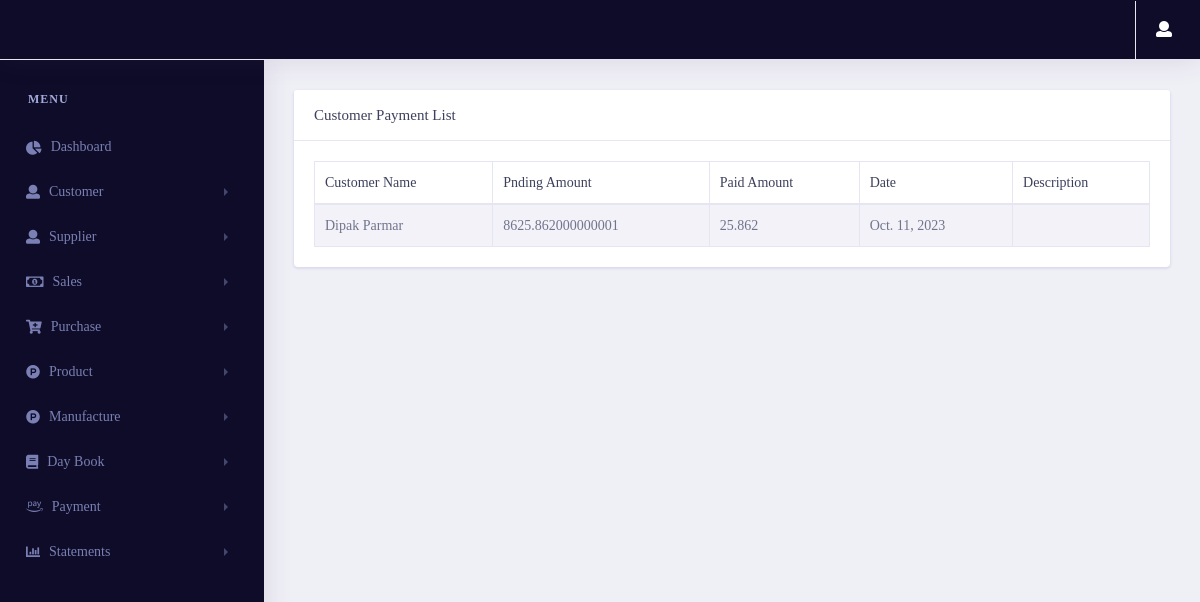
The app's page /statement/customer_payment_list/ (signed in) with its own data.
### payments/models.py (models this page shows, shortened)
class customerpay_gst(models.Model):
    customer_name = models.ForeignKey(Customer_gst , on_delete=models.CASCADE)
    pending_amount = models.FloatField()
    paid_amount = models.FloatField()
    round_off = models.FloatField()
    date = models.DateField(auto_now_add=True)
    Description = models.CharField(max_length=100,blank=True,null=True,default="Cash on Hand")
    id = models.UUIDField(default=uuid.uuid4 , unique=True , primary_key=True , editable=False)

### customer/models.py (models this page shows)
class Customer_gst(models.Model):
    customerid = models.CharField(max_length=10, null=True, blank=True)
    fullname = models.CharField(max_length=50)
    email = models.EmailField(max_length=254)
    contactno = models.CharField(max_length=50)
    gst = models.CharField(max_length=50)
    city = models.CharField(max_length=50)
    state = models.CharField(max_length=50)
    landmark = models.CharField(max_length=50)
    id = models.UUIDField(default=uuid.uuid4 , unique=True , primary_key=True , editable=False)
    def __str__(self):
        return self.fullname

### statements/views.py (the view)
# urls.py: path('customer_payment_list/',views.customer_payment_list,name="customer_payment_list"),
@login_required(login_url='login')
def customer_payment_list(request):
    if request.session['Estimate']:
        customer_payment = customerpay_estimate.objects.select_related('customer_name').all().order_by("-date")
    if request.session['GST']:
        customer_payment = customerpay_gst.objects.all()
    context = {
        'customer_payment':customer_payment
    }
    return render(request, 'statements/customerpaymentlist.html',context)

### statements/templates/statements/customerpaymentlist.html (shortened to what this page needs)
{% extends 'pages/base.html' %}
{% load user_auth %}
{% load static %}
{% block content %}
<link rel="stylesheet" href="{% static 'vendor/bootstrap/css/bootstrap.min.css' %}">
<link href="{% static 'vendor/fonts/circular-std/style.css' %}" rel="stylesheet">
<link rel="stylesheet" href="{% static 'libs/css/style.css' %}">
<link rel="stylesheet" href="{% static 'vendor/fonts/fontawesome/css/fontawesome-all.css' %}">
<link rel="stylesheet" type="text/css" href="{% static 'vendor/datatables/css/dataTables.bootstrap4.css' %}">
{% if request.session.Estimate %}
<div class="row">
    <div class="col-xl-12 col-lg-12 col-md-12 col-sm-12 col-12">
        <div class="card">
            <h5 class="card-header">Customer Payment List</h5>
            <div class="card-body">
                <div class="table-responsive">
                    <table class="table table-striped table-bordered first" id="example">
                        <thead>
                        <tr>
                            <th>Customer Name</th>
                            <th>Pnding Amount</th>
                            <th>Paid Amount</th>
                            <th>Date</th>
                            <th>Description</th>
                        </tr>
                        </thead>
                        <tbody>
                        {% for i in customer_payment %}
                        <tr>
                            <td>{{i.customer_name}}</td>
                            <td>{{i.pending_amount}}</td>
                            <td>{{i.paid_amount}}</td>
                            <td>{{i.date}}</td>
                            <td>{{i.Description}}</td>
                        </tr>
                        {% endfor %}
                        </tbody>
                    </table>
                </div>
            </div>
        </div>
    </div>
</div>
{% endif %}
{% endblock content %}

### records on screen
customerpay_gst: customer_name "Dipak Parmar", pending_amount "8625.862000000001", paid_amount "25.862", date "Oct. 11, 2023"
